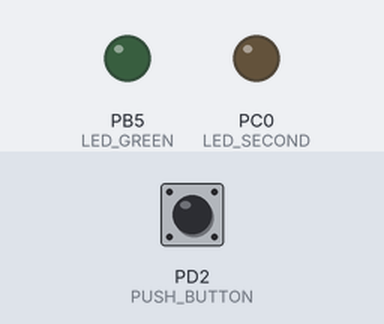
Recording of a program running on a simulated ATmega328P, built with avr-gcc and emulated at 16 MHz. Parts: output pins drawn as LEDs (lit = HIGH). The inputs (shaded band) are chosen by the test bench; at power-on: PD2 (PUSH_BUTTON) HIGH.

Above: at 1.2 s.
1.3 s: PD2 (PUSH_BUTTON) pulled LOW for 3.2 s
At 5.7 s:
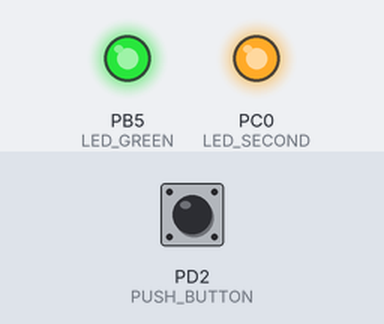
6.3 s: PD2 (PUSH_BUTTON) pulled LOW for 0.15 s
At 7.3 s:
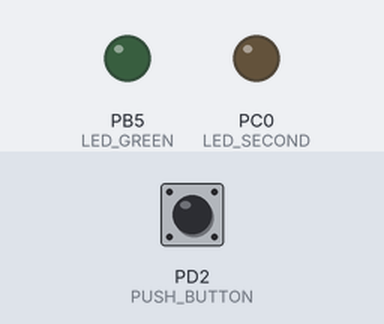
Timing chart, 0 to 9.3 s (numbered marks = the images above; inputs shaded):
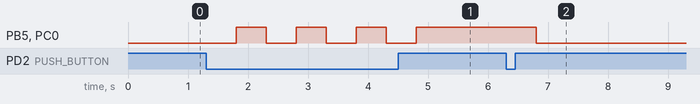

The program:

main.c
```c
// (licence header left out)
/* Defines -----------------------------------------------------------*/
#define LED_GREEN   PB5     // AVR pin where green LED is connected
#define LED_SECOND  PC0
#define PUSH_BUTTON PD2
#define BLINK_DELAY 500
#ifndef F_CPU
# define F_CPU 16000000     // CPU frequency in Hz required for delay
#endif

/* Includes ----------------------------------------------------------*/
#include <util/delay.h>     // Functions for busy-wait delay loops
#include <avr/io.h>         // AVR device-specific IO definitions
#include <avr/sfr_defs.h>

/* Functions ---------------------------------------------------------*/
/**********************************************************************
 * Function: Main function where the program execution begins
 * Purpose:  Toggle two LEDs when a push button is pressed.
 * Returns:  none
 **********************************************************************/
int main(void)
{
    // Green LED at port B
    // Set pin as output in Data Direction Register...
    DDRB = DDRB | (1<<LED_GREEN);
    // ...and turn LED off in Data Register
    PORTB = PORTB & ~(1<<LED_GREEN);

    // Configure the second LED at port C
    DDRC = DDRC | (1<<LED_SECOND);
    PORTC = PORTC & ~(1<<LED_SECOND);

    // Configure Push button at port D and enable internal pull-up resistor
    DDRD = DDRD & ~(1<<PUSH_BUTTON);
    PORTD = PORTD | (1<<PUSH_BUTTON);

    // Infinite loop
    while (1)
    {
        if (bit_is_clear(PIND, 2))
        {
            _delay_ms(BLINK_DELAY);
            PORTB = PORTB ^ (1<<LED_GREEN);
            PORTC = PORTC ^ (1<<LED_SECOND);
        }
    }

    // Will never reach this
    return 0;
}
```

Measured:
- after the input at 1.3 s, PB5 (LED_GREEN), PC0 (LED_SECOND): alternates HIGH for 0.50 s and LOW for 0.50 s, 7 changes in all, then stays HIGH, starting after 0.50 s
- after the input at 6.3 s, PB5 (LED_GREEN), PC0 (LED_SECOND): HIGH → LOW after 0.50 s
